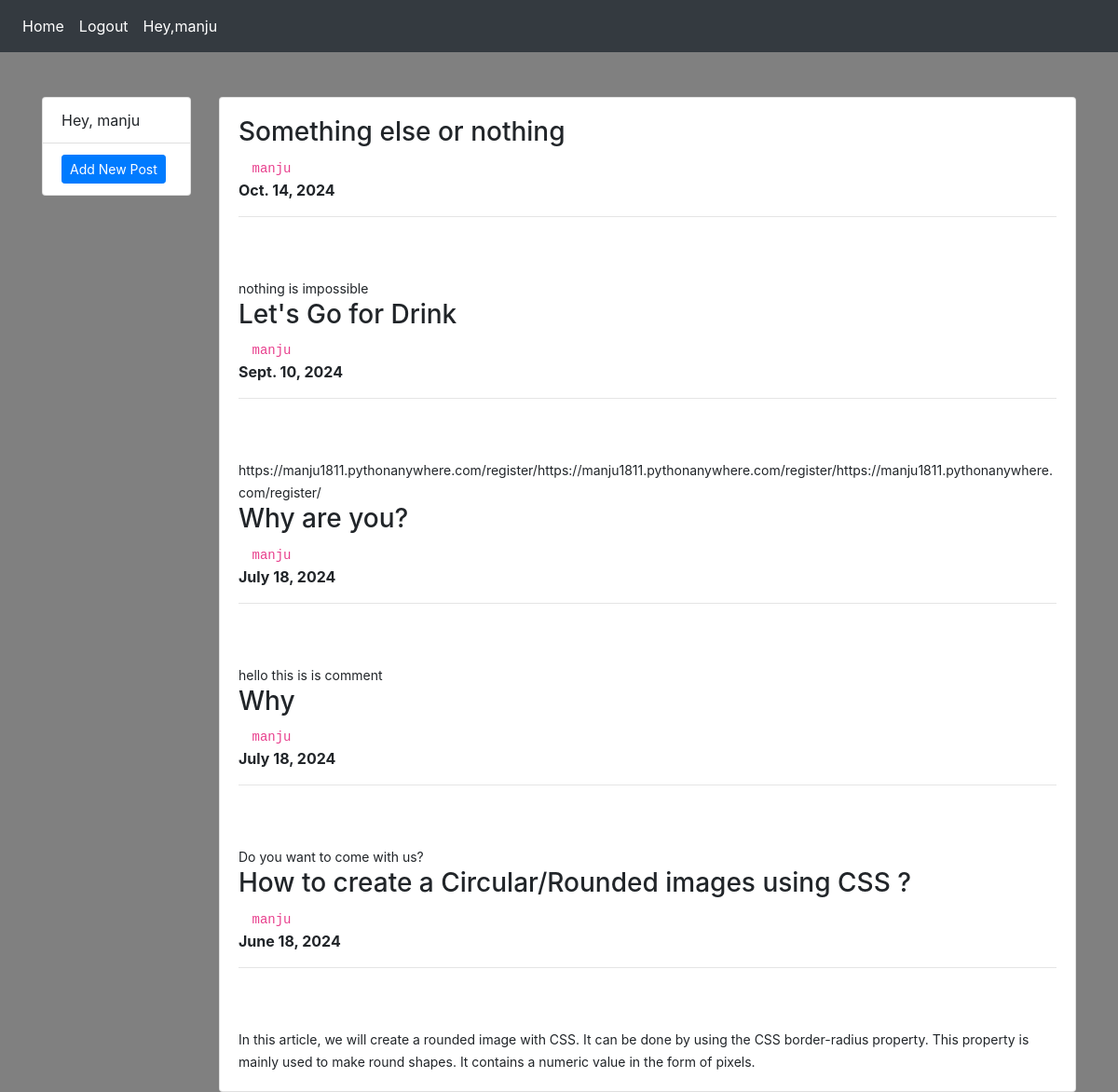
The app's page / (signed in) with its own data.
### users/models.py (models this page shows, shortened)
class Post(models.Model):
    user = models.ForeignKey(User,on_delete=models.CASCADE,null=True)
    title = models.CharField(max_length=225,blank=True,null=True)
    content = models.TextField(max_length=300,blank=True,null=True,help_text='Commens Please')
    pub_date = models.DateField(auto_created=True,null=True,blank=True)
    profile_pic = models.ImageField(upload_to='media/profile_pics/',default='',blank=True)
    class Meta:
        ordering = ['-pub_date']

### users/views.py (the view)
# urls.py: path('',views.home_page,name='home'),
def home_page(request):
    form = Post.objects.all()
    dict = {
        'form':form
    }
    return render(request,'home.html',dict)

### users/templates/home.html (shortened to what this page needs)
{% extends 'base.html' %}
{% block body %}
          <div class="container mt-5">
            <div class="row">
              {% if request.user.is_authenticated %}
              <div class="col-md-2">
                <ul class="list-group">
                  <li class="list-group-item">Hey, {{ request.user.username }}</li>
                  <li class="list-group-item">
                    <a href="{% url 'createpage' %}" class="btn btn-sm btn-primary">Add New Post</a>
                  </li>
                </ul>
              </div>
               <div class="col-md-10">
                <div class="card">
                  <div class="card-body">
                    {% for i in form %}
                    <h3>{{ i.title }}</h3>
                    <p>
                      <code style="margin-left: 10px;">{{request.user.username}}</code><br>
                      <b>{{i.pub_date}}</b>
                      <hr>
                    </p>
                    <br><br>
                    <small >{{ i.content }}</small>
                    {% endfor %}
                  </div>
                </div>
               </div>
            </div>
            {% endif %}
          </div>
{% endblock %}

### users/templates/base.html (shortened to what this page needs)
<!DOCTYPE html>
{% load static %}
<html lang="en">
<head>
    <link rel="stylesheet" href="https://cdn.jsdelivr.net/npm/bootstrap@4.6.2/dist/css/bootstrap.min.css">
</head>
<body >
    <nav class="navbar navbar-expand-sm bg-dark navbar-light">
        <ul class="navbar-nav">
            {% if user.is_authenticated %}
          <li class="nav-item active">
            <a class="nav-link" href="{% url 'home' %}">Home</a>
          </li>
          <li class="nav-item ">
            <a class="nav-link " href="{% url 'logout' %}">Logout</a>
          </li>
          <li class="nav-item">
            <a class="nav-link" href="">Hey,{{request.user.username}}</a>
          </li>
          {% endif %}
        </ul>
      </nav>
      {% block body  %}
      {%  endblock %}
</body>
</html>

### users/templates/base.html (style rules this page uses)
li a { color: white !important; }
body { background-color: gray; }

### records on screen
Post: title "Something else or nothing", pub_date "Oct. 14, 2024", content "nothing is impossible"
Post: title "Let's Go for Drink", pub_date "Sept. 10, 2024", content "https://manju1811.pythonanywhere.com/register/https://manju1811.pythonanywhere.com/register/https://manju1811.pythonanywhere.com/register/"
Post: title "Why are you?", pub_date "July 18, 2024", content "hello this is is comment"
Post: title "Why", pub_date "July 18, 2024", content "Do you want to come with us?"
Post: title "How to create a Circular/Rounded images using CSS ?", pub_date "June 18, 2024", content "In this article, we will create a rounded image with CSS. It can be done by using the CSS border-radius property. This property is mainly used to make round shapes. It contains a numeric value in the form of pixels."

### other values on screen
{{ request.user.username }} "manju"
